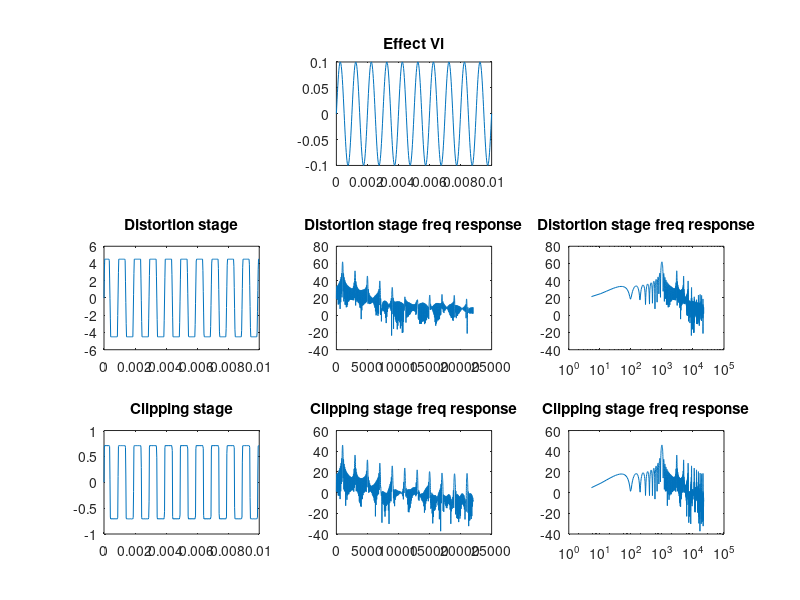

The MATLAB source for this figure:
clc;clear; close all;
Fs = 44100;
Ts = 1/Fs;
f = 1000;
t = [0:Ts:0.01].';

Vi = 0.1* sin(2*pi*f*t);

N = length(Vi);
C1 = 47e-9;
R1 = Ts/(2*C1);
R3 = 4700;
R4 = 1e6;
Rp = 0; % max

G = 1 / (R1+R3+Rp);
Gb = (R3+Rp) * G;
Gi = 1 + R4*G;
Gx1 = R1 * R4 * G;
x1 = 0;
x2 = 0;
Vo = zeros(N,1);
Vb = 0;
Vr1 = 0;

for n = 1:N
   Vb = Gb*Vi(n,1) - R1*Gb*x1;
   Vr1 = Vi(n,1) - Vb;
   Vo(n,1) = Gi*Vi(n,1) - Gx1*x1;
   if Vo(n,1) > 4.5;
       Vo(n,1) = 4.5;
   elseif Vo(n,1) < -4.5;
       Vo(n,1) = -4.5;  
   end
   if n < N
       x1 = (2 * Vr1 / R1) - x1;
   end
end

% Waveform
subplot(3,3,2);
plot(t,Vi);
title('Effect Vi');

subplot(3,3,4);
plot(t, Vo);
title('Distortion stage');
subplot(3,3,5);
[H,F] = freqz(Vo,1,4096,Fs);
plot(F , 20*log10(abs(H)));
title('Distortion stage freq response');

subplot(3,3,6);
semilogx(F , 20*log10(abs(H)));
title('Distortion stage freq response');

% clipping stage
Vi2 = Vo;

% Diod parameters
eta = 1;
Is = 1*10^-15;
Vt = 26*10^-3;

C2 = 1*10^-9;
R2 = Ts/(2*C2);
R5 = 10e3;

Vo2 = zeros(N,1);
x = 0;
Vd = 0.1;
thr = 0.000000001;
b = 1.0;
Ga = (1/R5 + 1/R2);
for n = 1:N 
    % Step 1: Find voltage across nonlinear componenets
    iter = 1;
    fd = -Vi2(n,1)/R2 + Is * sinh(Vd/(eta*Vt)) + Ga*Vd - x;
    while (iter < 50 && abs(fd) > thr)
        fdd = (Is/(eta*Vt)) * cosh(Vd/(eta*Vt)) + Ga;
        Vnew = Vd - b * fd / fdd;
        fdNew = -Vi2(n,1)/R2 + Is * sinh(Vnew/(eta*Vt)) + Ga*Vnew - x;
        if abs(fdNew) < abs(fd)
            Vd = Vnew;
            b = 1.0;
        else
            b = b * 0.5;
        end
        
        fd = -Vi2(n,1)/R2 + Is * sinh(Vd/(eta*Vt)) + Ga*Vd - x;
        iter = iter + 1;
    end
    % Step 2: Calculate Output
    Vo2(n,1) = Vd;
    
    % Step 3: Update State Variables
    x = 2*(Vo2(n,1))/R2 - x;
end

subplot(3,3,7);
plot(t, Vo2);
title('Clipping stage');
subplot(3,3,8);
[H2,F2] = freqz(Vo2,1,4096,Fs);
plot(F2 , 20*log10(abs(H2)));
title('Clipping stage freq response');

subplot(3,3,9);
semilogx(F2 , 20*log10(abs(H2)));
title('Clipping stage freq response');